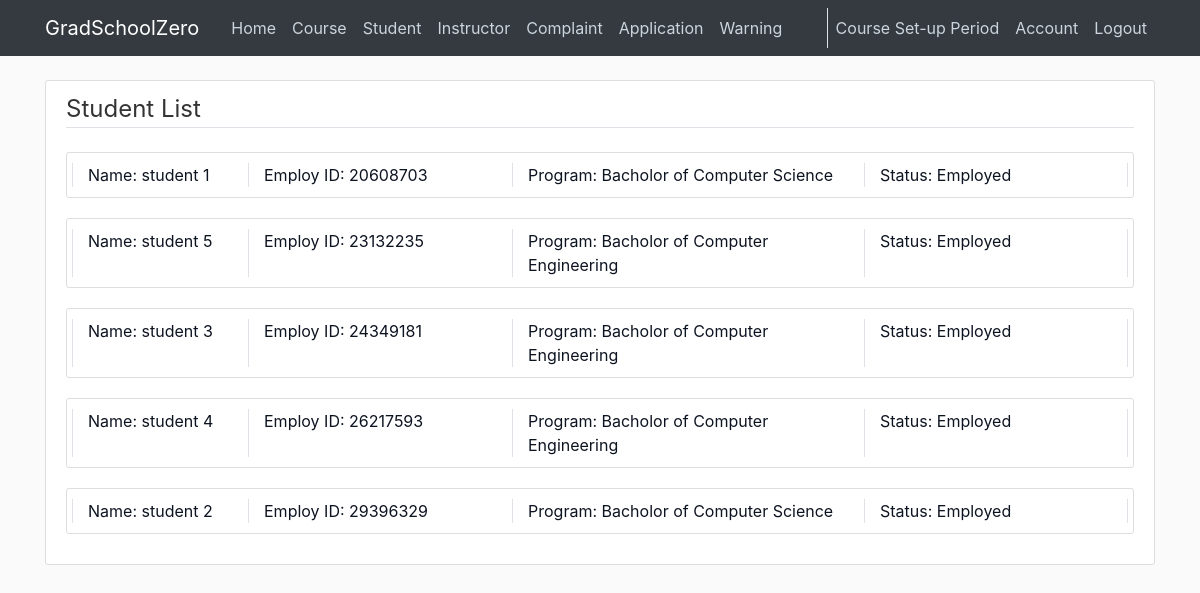
/student/list (signed in), run on the app's committed database.
### cunyzero/models.py (models this page shows, shortened)
class Period(db.Model):#set-up, registration, running, or grading period
    id = db.Column(db.Integer, primary_key=True)
    period = db.Column(db.Integer, nullable = False, default=0)#periods passed
    def getPeriodName(self):# returns set-up, registration, running, or grading period
        remainder = self.period % 4
        if remainder==0:
            return "Course Set-up Period"

class Student(db.Model):
    ownerId = db.Column(db.Integer, primary_key=True)
    firstname = db.Column(db.String(30), nullable=False)
    lastname = db.Column(db.String(30), nullable=False)
    programId = db.Column(db.Integer, db.ForeignKey('program.id'), nullable=False)
    honor = db.Column(db.Integer, nullable = False, default=0)
    status = db.Column(db.String(20), default='Employed') # suspended, graduated, etc.
    fine = db.Column(db.Float, nullable = False, default=0)
    gpa = db.Column(db.Float, nullable = False, default=0.0)
    warning = db.Column(db.Integer, nullable = False, default=0) # ???????????
    enrollmentPermission = db.Column(db.Boolean, nullable=False, default=False)#special enrollment permission
    user = db.relationship('User', backref='studentOwner', lazy=True)
    courses = db.relationship('StudentCourse', backref='student', lazy=True)
    application = db.relationship('GraduationApplication', backref='applicant', lazy=True)
    warnings = db.relationship('Warning', backref='targetStudent', lazy=True) # get length by len(Student.warnings)

class Program(db.Model):
    id = db.Column(db.Integer, primary_key=True)
    name = db.Column(db.String(20), unique=True, nullable=False)
    capacity = db.Column(db.Integer, nullable=False, default=10)
    enrolled_total = db.Column(db.Integer, nullable=False, default=0)

### cunyzero/routes.py (the view)
@login_required
@app.route('/student/list', methods=['GET', 'POST'])
def student_manage():
    students = Student.query.all()
    programs = Program.query.all()
    return render_template("student-manage.html", title="Student Management", students=students, programs=programs)

### cunyzero/models.py (called while the page is built)
@login_manager.user_loader
def load_user(user_id):
    return User.query.get(int(user_id))

    def getPeriodName(self):
        return Period.query.all()[0].getPeriodName()

### cunyzero/templates/student-manage.html
{% extends "layout.html" %}
{% block content %}
    <div class="content-section">
        <legend class="border-bottom mb-4"> Student List </legend>
        {% for student in students%}
            <article class="btn-outline-info media content-section col-md-12">
                <a class="media-body row" style="text-decoration: none; color: #0d1421"
                   href="{{ url_for('individual_review',role='Student',owner_id=student.ownerId)}}">
                    <div class="col-md-2 border-left">
                        Name: {{ student.firstname }} {{ student.lastname }}
                    </div>
                    <div class="col-md-3 border-left">
                        Employ ID:  {{ student.ownerId }}
                    </div>
                    <div class="col-md-4 border-left">
                        Program: {{ programs[student.programId - 1].name }}
                    </div>
                    <div class="col-md-3 border-left border-right">
                        Status: {{ student.status }}
                    </div>
                </a>
            </article>
        {% endfor %}
    </div>
{% endblock content %}

### cunyzero/templates/layout.html (shortened to what this page needs)
<!DOCTYPE html>
<html lang="en">
<head>
    <link rel="stylesheet" href="https://maxcdn.bootstrapcdn.com/bootstrap/4.0.0/css/bootstrap.min.css">
    <link rel="stylesheet" type="text/css" href="{{ url_for('static', filename='main.css') }}">
    <link rel="stylesheet" type="text/css" href="{{ url_for('static', filename='uicons-regular-rounded.css') }}">
</head>
<body id="bootstrap-overrides">
    <header class="site-header">
        <nav class="navbar navbar-expand-md navbar-dark bg-dark fixed-top">
            <div class="container">
                <a class="navbar-brand mr-4" href="/">GradSchoolZero</a>
                <div class="collapse navbar-collapse" id="navbarToggle">
                    <div class="navbar-nav mr-auto">
                        <a class="nav-item nav-link" href="{{ url_for('home') }}">Home</a>
                        {% if current_user.is_authenticated %}
                            {% if current_user.role == 'Visitor' %}
                                <a class="nav-item nav-link" href="{{ url_for('course_manage') }}">Course</a>
                                <a class="nav-item nav-link" href="{{ url_for('instructor_manage') }}">Instructor</a>
                            {% elif current_user.role == 'Admin' %}
                                <a class="nav-item nav-link" href="{{ url_for('course_manage') }}">Course</a>
                                <a class="nav-item nav-link" href="{{ url_for('student_manage') }}">Student</a>
                                <a class="nav-item nav-link" href="{{ url_for('instructor_manage') }}">Instructor</a>
                                <a class="nav-item nav-link" href="{{ url_for('complaint_manage') }}">Complaint</a>
                                <a class="nav-item nav-link" href="{{ url_for('application_manage') }}">Application</a>
                                <a class="nav-item nav-link" href="{{ url_for('review_warning_page') }}">Warning</a>
                            {% endif %}
                        {% endif %}
                    </div>
                    <div class="border-left navbar-nav">
                        {% if current_user.is_authenticated %}
                            {% if current_user.role == 'Visitor' %}
                                <a class="nav-item nav-link" href="{{ url_for('enrollment_application') }}">Enrollment</a>
                                <a class="nav-item nav-link" href="{{ url_for('logout') }}">Logout</a>
                            {% else %}
                                {% if current_user.role == "Admin" %}
                                    <a class="nav-item nav-link" href="{{ url_for('change_period') }}">{{current_user.getPeriodName()}}</a>
                                {% else %}
                                     <a class="nav-item nav-link">{{current_user.getPeriodName()}}</a>
                                {% endif %}
                                <a class="nav-item nav-link" href="{{ url_for('account') }}">Account</a>
                                <a class="nav-item nav-link" href="{{ url_for('logout') }}">Logout</a>
                            {% endif %}
                        {% else %}
                            <a class="nav-item nav-link" href="{{ url_for('login') }}">Login</a>
                            <a class="nav-item nav-link" href="{{ url_for('register') }}">Register</a>
                        {% endif %}
                    </div>
                </div>
            </div>
        </nav>
    </header>
    <main role="main" class="container">
        <div class="row">
            <div class="col-md-12">
                {% block content %}{% endblock %}
            </div>
        </div>
    </main>
</body>
</html>

### cunyzero/static/main.css (style rules this page uses)
body { background: #fafafa; color: #333333; margin-top: 5rem; }
.site-header .navbar-nav .nav-link { color: #cbd5db; }
.content-section { background: #ffffff; padding: 10px 20px; border: 1px solid #dddddd; border-radius: 3px; margin-bottom: 20px; }

### data on the page
Period: getPeriodName "Course Set-up Period"
Student: firstname "student", lastname "1", ownerId "20608703", programId.name "Bacholor of Computer Science", status "Employed"
Student: firstname "student", lastname "5", ownerId "23132235", programId.name "Bacholor of Computer Engineering", status "Employed"
Student: firstname "student", lastname "3", ownerId "24349181", programId.name "Bacholor of Computer Engineering", status "Employed"
Student: firstname "student", lastname "4", ownerId "26217593", programId.name "Bacholor of Computer Engineering", status "Employed"
Student: firstname "student", lastname "2", ownerId "29396329", programId.name "Bacholor of Computer Science", status "Employed"
